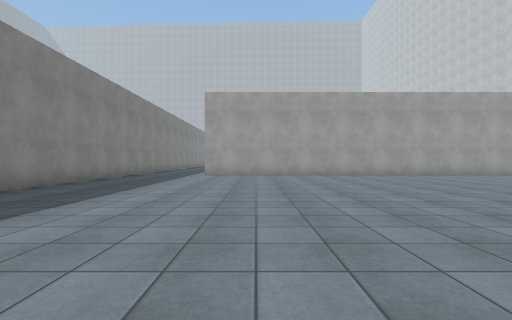
view 1 (above)

23 first-person views from a walk through a Unity game level. The camera is 1.2 m above the floor, looks level and sees 85° across. The floor is counted in squares, 2 m on a side. Each view is taken from the middle of a square. On the plan, view 1 faces up. The plan holds only what a view shows up to about 9 squares ahead; the rest is blank. The place goes on beyond the plan. The player character is not drawn. Surface patterns are stand-ins for the level's own textures.

view 2
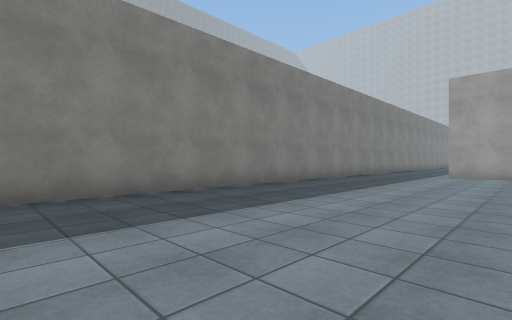

view 3
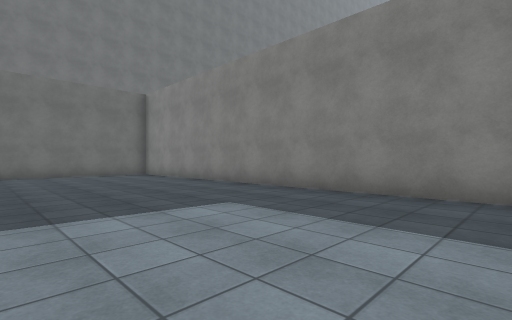

view 4
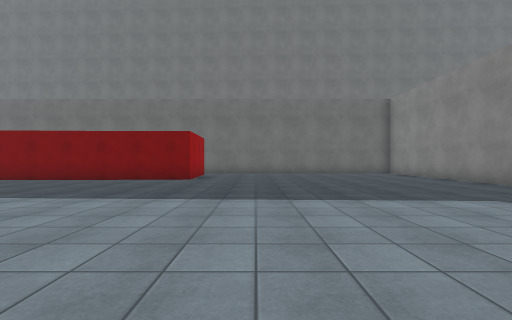

view 5
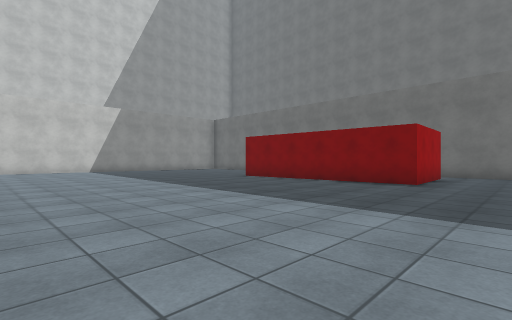

view 6
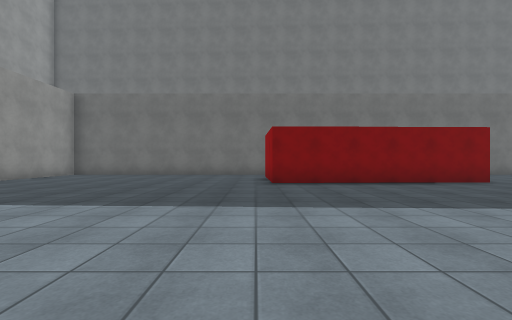

view 7
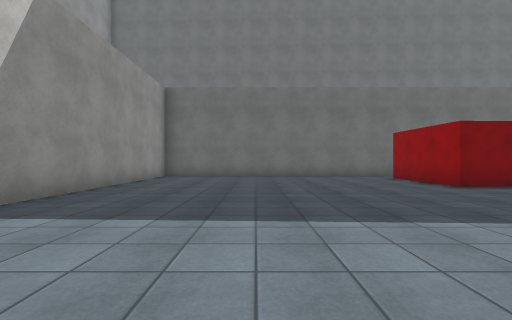

view 8
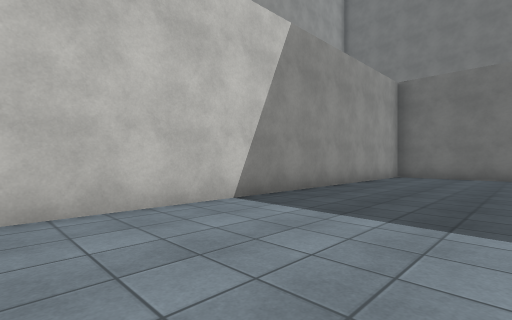

view 9
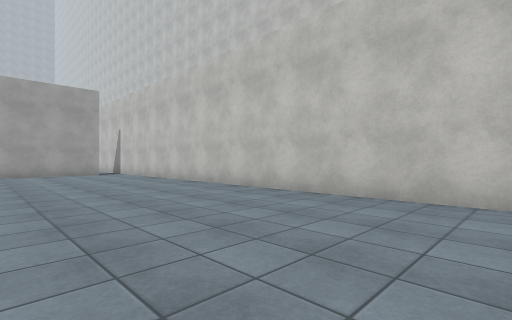

view 10
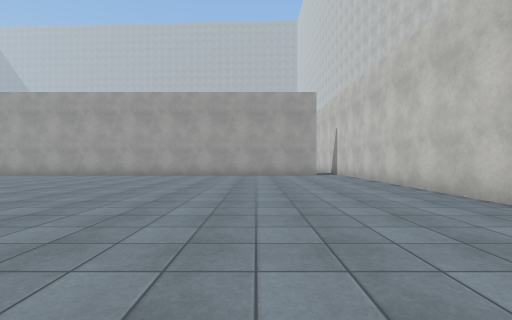

view 11
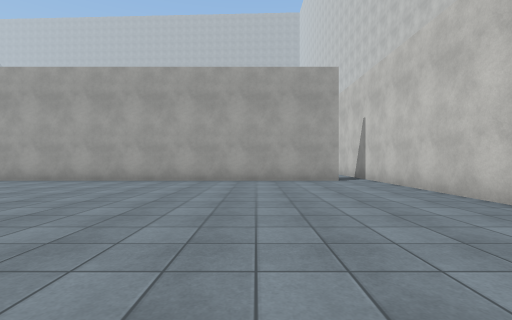

view 12
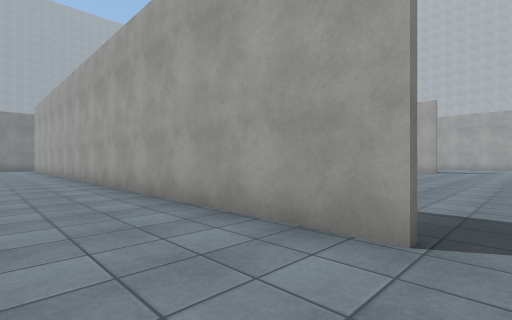

view 13
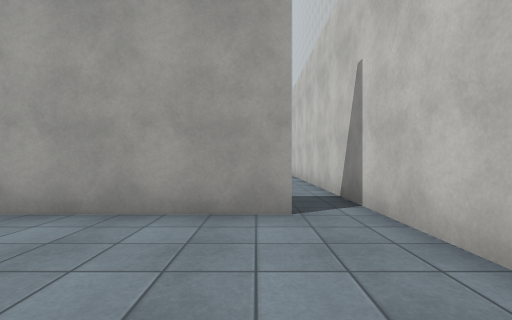

view 14
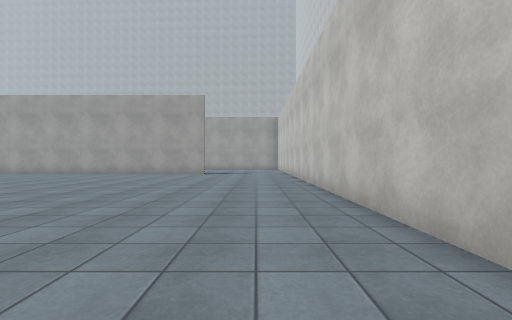

view 15
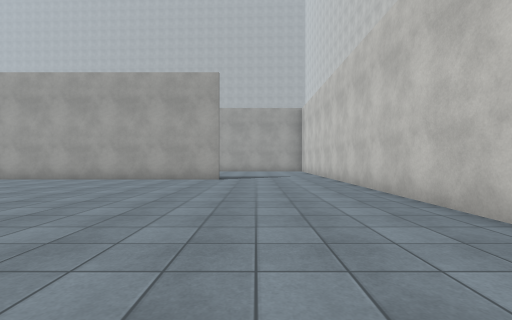

view 16
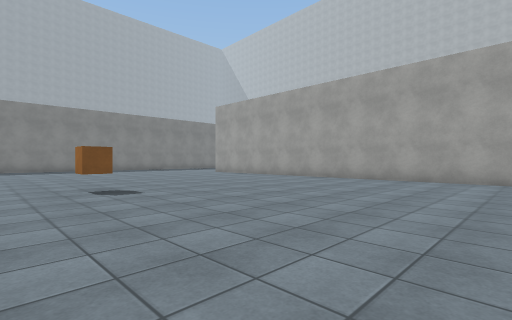

view 17
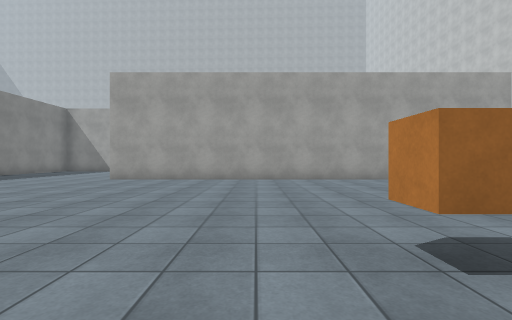

view 18
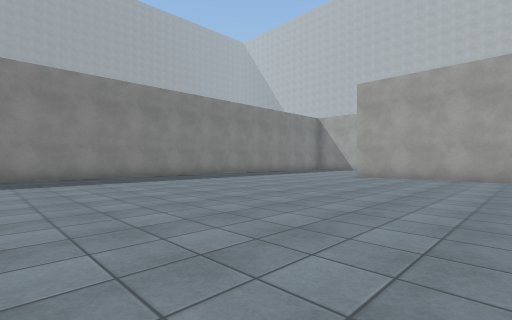

view 19
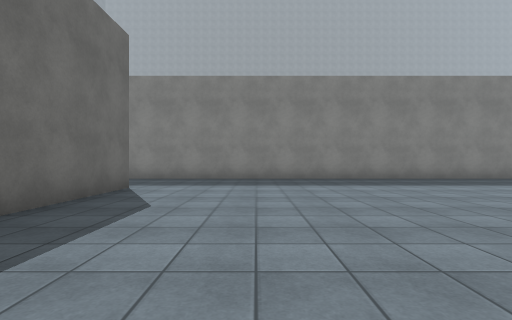

view 20
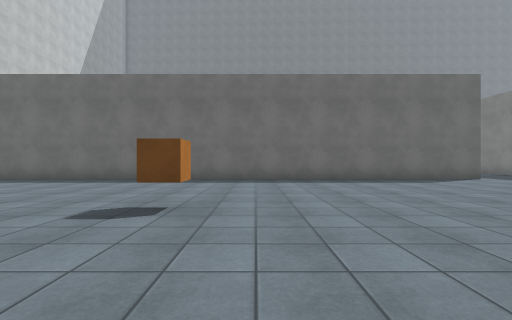

view 21
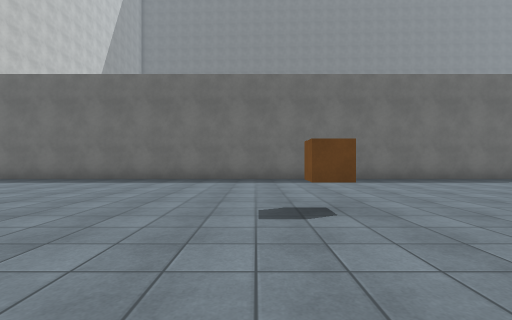

view 22
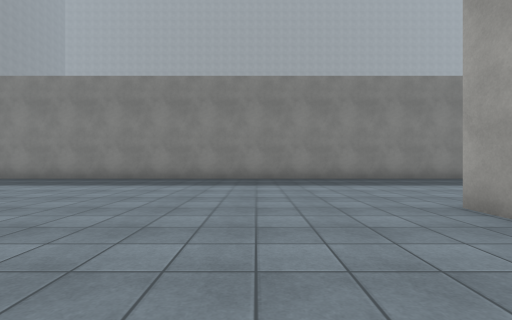

view 23
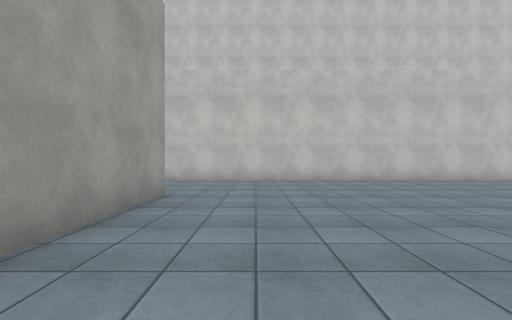

### Floor plan
Points are (right, up) in squares from view 1. A wall is a line through its corners. A room is listed if a view was taken in it or the views show most of it. See-through windows are left out.
Room 1 (views 1, 2, 3, 4, 5, 6, 7, 8, 9, 10, 11, 12, 13)
walls: (3, -7.9) (2.9, -5.2) (8.6, -5) (8.7, -7.8); (1.5, -9.4) (2.4, -9.4); (-0.4, 11.1) (-1.6, 11.1); (-1.4, -9.4) (-0.5, -9.4); (13.4, -9.4) (15.4, -9.4); (15.5, 11.1) (5.5, 11.1); (16.4, -8.4) (16.4, 10.5); (-4.9, 10.5) (-4.9, -6)
ways out: opening at (-3.5, 11) to room 2; opening at (16, 11) to room 2
Room 2 (views 14, 15, 16, 17, 18, 19, 20, 21, 22, 23)
walls: (12.9, 23.6) (0.5, 23.6); (-2.1, 11.3) (15, 11.3); (-4.9, 24.5) (-4.9, 10.5); (16.4, 10.5) (16.4, 24.5)
ways out: opening at (-3.5, 11) to room 1; opening at (16, 11) to room 1
objects: other object (6, 17)

Positions as (right, up) in squares from view 1, and headings:
1: (0, 0), facing up
2: (0, 0), facing up-left
3: (0, 2), facing down-left
4: (1, 3), facing down
5: (1, 2), facing down-right
6: (9, 2), facing down
7: (13, 1), facing down
8: (13, 1), facing down-right
9: (12, -1), facing up-right
10: (13, 0), facing up
11: (13, 3), facing up
12: (16, 9), facing up-left
13: (15, 8), facing up
14: (15, 12), facing up
15: (14, 15), facing up
16: (12, 15), facing up-left
17: (5, 15), facing up
18: (5, 14), facing up-left
19: (4, 14), facing left
20: (5, 20), facing down
21: (7, 20), facing down
22: (4, 21), facing left
23: (8, 22), facing right
